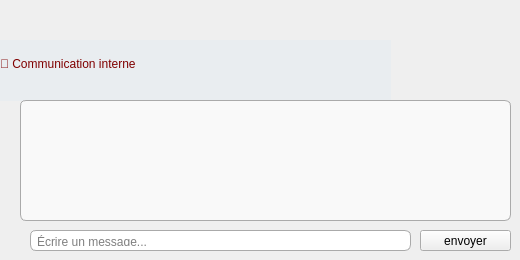
      <widget class="QWidget" name="tab_26">
       <attribute name="title">
        <string>chatbot</string>
       </attribute>
       <widget class="QLabel" name="label_99">
        <property name="geometry">
         <rect>
          <x>0</x>
          <y>40</y>
          <width>391</width>
          <height>61</height>
         </rect>
        </property>
        <property name="styleSheet">
         <string notr="true">QLabel {
	background-color: rgb(233, 237, 240);
	font: 700 18pt &quot;Segoe UI&quot;;
    color: #800000; /* dark red like your other slides */
    font-family: &quot;Georgia&quot;;
}
</string>
        </property>
        <property name="text">
         <string>💬 Communication interne
</string>
        </property>
       </widget>
       <widget class="QTextEdit" name="boxchat_2">
        <property name="geometry">
         <rect>
          <x>20</x>
          <y>100</y>
          <width>491</width>
          <height>121</height>
         </rect>
        </property>
        <property name="styleSheet">
         <string notr="true">QTextEdit { border: 1px solid #aaa; border-radius: 6px; background: #f9f9f9; }
</string>
        </property>
        <property name="readOnly">
         <bool>true</bool>
        </property>
       </widget>
       <widget class="QLineEdit" name="chat_2">
        <property name="geometry">
         <rect>
          <x>30</x>
          <y>230</y>
          <width>381</width>
          <height>21</height>
         </rect>
        </property>
        <property name="styleSheet">
         <string notr="true">QLineEdit { border: 1px solid #aaa; border-radius: 6px; padding: 4px; }
</string>
        </property>
        <property name="placeholderText">
         <string>Écrire un message...</string>
        </property>
       </widget>
       <widget class="QPushButton" name="sendchat_2">
        <property name="geometry">
         <rect>
          <x>420</x>
          <y>230</y>
          <width>91</width>
          <height>21</height>
         </rect>
        </property>
        <property name="text">
         <string>envoyer</string>
        </property>
       </widget>
      </widget>
